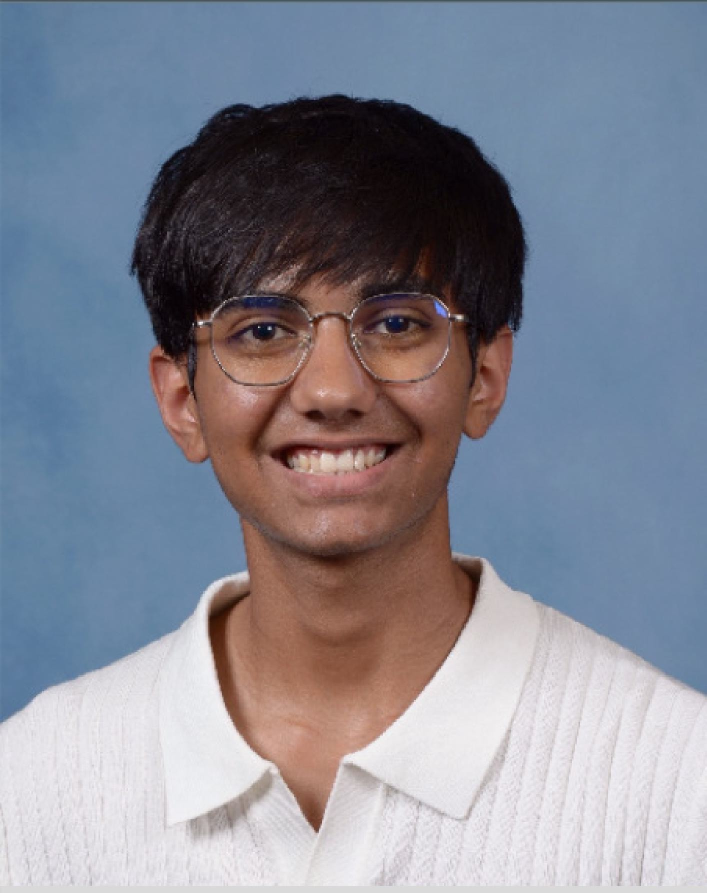
#> input picture scripts/source-portrait.jpg, 1413 x 1785 px (shown at 1/2 size)
$ python dotify.py source-portrait.jpg
#> lines starting #> are read from the running program, lines starting #| are printed output that depends on the picture
"""
Render a photograph as a dot-matrix SVG for the profile README.

Each source pixel of a downscaled copy becomes one <circle> that keeps the pixel's
own colour, sized by histogram-equalised luminance so darker regions read as
heavier dots. A studio backdrop can be keyed out with --key, which leaves the
subject floating rather than sitting in a box.

Two files are emitted - `<name>-dark.svg` and `<name>-light.svg` - because the
same pixels that sit well on #0d1117 wash out on white. The README picks between
them with <picture> + prefers-color-scheme.

    python scripts/dotify.py in.jpg -o assets/portrait --cols 96 --key 60 --zoom 0.86

Only Pillow is required.
"""

import argparse
import os

from PIL import Image, ImageOps


def equalise(values):
    """Histogram-equalise a flat list of 0-255 ints. Returns floats in [0, 1]."""
    hist = [0] * 256
    for v in values:
        hist[v] += 1
    total = len(values)
    cdf, running = [0.0] * 256, 0
    for i, count in enumerate(hist):
        running += count
        cdf[i] = running / total
    return [cdf[v] for v in values]


def build(src, out_base, cols, detail, gap, square, key, zoom):
#> called with src = 'source-portrait.jpg', out_base = 'assets/portrait', cols = 96, detail = 0.55, gap = 0.6, square = True, key = 0, zoom = 1
    img = Image.open(src).convert("RGB")
#> img is the input picture: PIL image 1413x1785 RGB; mean R, G, B 132.5, 134.8, 146.9

    if square:
        w, h = img.size
#> w = 1413; h = 1785
        side = int(min(w, h) * zoom)
#> side = 1413
        # Bias the crop upward: on a headshot the subject sits above centre.
        top = max(0, int((h - side) * 0.10))
#> top = 37
        left = max(0, (w - side) // 2)
#> left = 0
        img = img.crop((left, top, left + side, top + side))
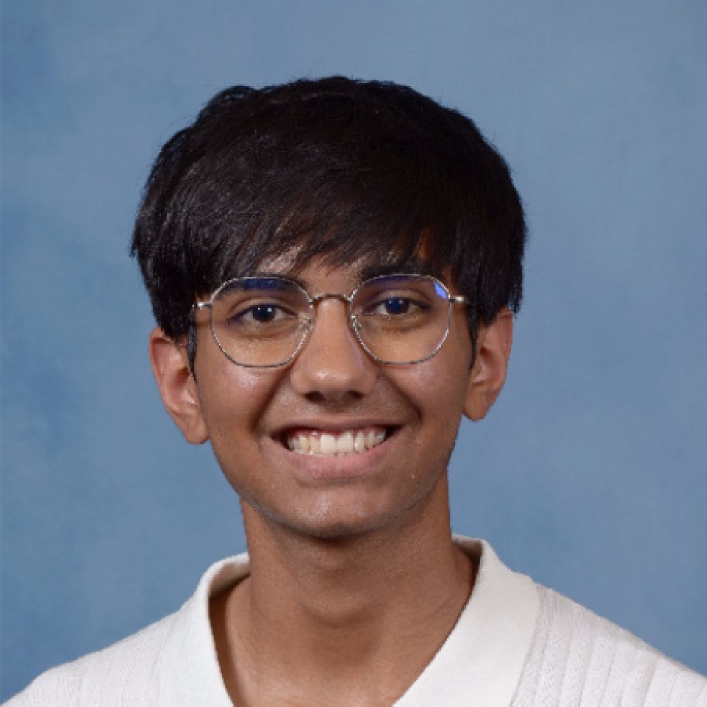
#> img: PIL image 1413x1413 RGB (shown at 1/2 size); mean R, G, B 111.9, 115.6, 129.6

    rows = max(1, round(cols * img.height / img.width))
#> rows = 96
    small = img.resize((cols, rows), Image.LANCZOS)
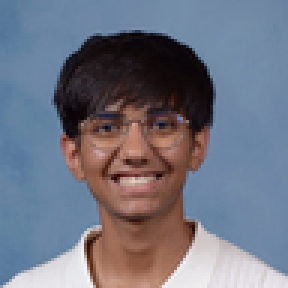
#> small: PIL image 96x96 RGB (shown 3 times larger); mean R, G, B 111.9, 115.6, 129.6

    # Sample the studio backdrop from the four corners before contrast is
    # stretched, so the key colour matches what the eye sees in the original.
    corners = [small.getpixel(p) for p in
               ((0, 0), (cols - 1, 0), (0, rows - 1), (cols - 1, rows - 1))]
#> corners = [(89, 122, 153), (104, 130, 159), (139, 153, 173), (229, 227, 233)]
    bg = tuple(sum(c[i] for c in corners) // 4 for i in range(3))
#> bg = (140, 158, 179)

    small = ImageOps.autocontrast(small, cutoff=2)
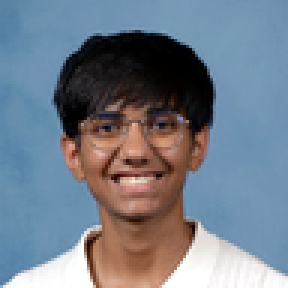
#> small: PIL image 96x96 RGB (shown 3 times larger); mean R, G, B 115.1, 124.7, 137.3
    keyed = small.resize((cols, rows))  # contrast-stretched copy used for colour
    raw = list(Image.open(src).convert("RGB").crop(
        (left, top, left + side, top + side)).resize((cols, rows), Image.LANCZOS).getdata()
    ) if square else list(small.getdata())
#> raw = 9216 items, first 6: (89, 122, 153), (88, 121, 154), (88, 121, 153), (89, 122, 153), (91, 123, 154), (91, 123, 153)

    drop = set()
    if key > 0:
        for i, px in enumerate(raw):
            dist = sum((px[c] - bg[c]) ** 2 for c in range(3)) ** 0.5
            if dist < key:
                drop.add(i)

    pixels = list(keyed.getdata())
#> pixels = 9216 items, first 6: (88, 132, 164), (87, 131, 165), (87, 131, 164), (88, 132, 164), (90, 133, 165), (90, 133, 164)
    lum = [int(0.2126 * r + 0.7152 * g + 0.0722 * b) for r, g, b in pixels]
#> lum = 9216 values, max 254 at index 7707, min 0 at index 1100, mean 123.1
    weight = equalise(lum)
#> the loop in equalise, `for v in values:` made 9216 passes
#> v on passes 1 to 3: 124, 124, 124
#> after the loop in equalise, `for v in values:`: hist = 256 values, max 632 at index 141, min 0 at index 181, mean 36
#> in equalise, `total = len(values)`: total = 9216
#> the loop in equalise, `for i, count in enumerate(hist):` made 256 passes
#> (count, running) on passes 1 to 3: (224, 224), (80, 304), (48, 352)
#> after the loop in equalise, `for i, count in enumerate(hist):`: cdf = 256 values from 0.0243 to 1; running = 9216
#> weight = 9216 values, max 1 at index 7707, min 0.0243 at index 1100, mean 0.511

    # A green ramp was tried first, to match the rest of the page. It failed:
    # equalising a face into five green steps turns the eye sockets and nostrils
    # into holes and the result reads as a skull rather than a person. Keeping
    # the photograph's own colour is what makes it recognisable at 230px.
    #
    # One variant per theme, because the same pixels that sit well against
    # #0d1117 wash out against white. The light pass is darkened and its
    # contrast pushed so the portrait still has weight on a white page.
    VARIANTS = {"dark": (1.02, 1.10), "light": (0.68, 1.34)}

    cell = 10.0
    r_max = cell / 2.0 - gap
    os.makedirs(os.path.dirname(out_base) or ".", exist_ok=True)

    for theme, (bright, contrast) in VARIANTS.items():
        circles = []
        for i, (r, g, b) in enumerate(pixels):
            if i in drop:
                continue
            # Dark pixels get the largest dots. The floor keeps highlights
            # present rather than punching holes through the face.
            radius = r_max * ((1.0 - detail) + detail * (1.0 - weight[i]))
            if radius < 0.35:
                continue
            rgb = tuple(
                max(0, min(255, int(((v - 128) * contrast + 128) * bright)))
                for v in (r, g, b)
            )
            cx = (i % cols) * cell + cell / 2.0
            cy = (i // cols) * cell + cell / 2.0
            circles.append('<circle cx="%.1f" cy="%.1f" r="%.2f" fill="#%02x%02x%02x"/>'
                           % ((cx, cy, radius) + rgb))

        svg = (
            '<svg xmlns="http://www.w3.org/2000/svg" viewBox="0 0 %d %d" '
            'width="%d" height="%d" role="img" '
            'aria-label="Portrait rendered as a dot matrix">'
            "%s</svg>"
        ) % (int(cols * cell), int(rows * cell), int(cols * cell), int(rows * cell),
             "".join(circles))

        path = "%s-%s.svg" % (out_base, theme)
        with open(path, "w", encoding="utf-8") as fh:
            fh.write(svg)
        print("%s  %d x %d cells  %d circles  %.1f KB"
              % (path, cols, rows, len(circles), os.path.getsize(path) / 1024))


if __name__ == "__main__":
    p = argparse.ArgumentParser()
    p.add_argument("source")
    p.add_argument("-o", "--out", default="assets/portrait")
    p.add_argument("--cols", type=int, default=96)
    p.add_argument("--detail", type=float, default=0.55,
                   help="0 = every dot the same size, 1 = radius fully driven by luminance")
    p.add_argument("--gap", type=float, default=0.6)
    p.add_argument("--key", type=float, default=0.0,
                   help="RGB distance below which a pixel counts as backdrop and is dropped")
    p.add_argument("--zoom", type=float, default=1.0,
                   help="<1 crops tighter on the subject")
    p.add_argument("--no-square", dest="square", action="store_false")
    a = p.parse_args()
    build(a.source, a.out, a.cols, a.detail, a.gap, a.square, a.key, a.zoom)
